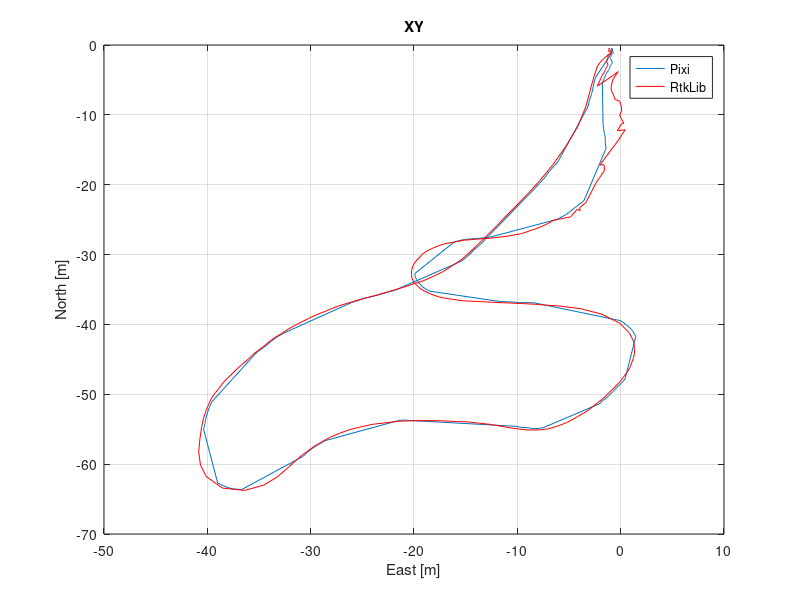
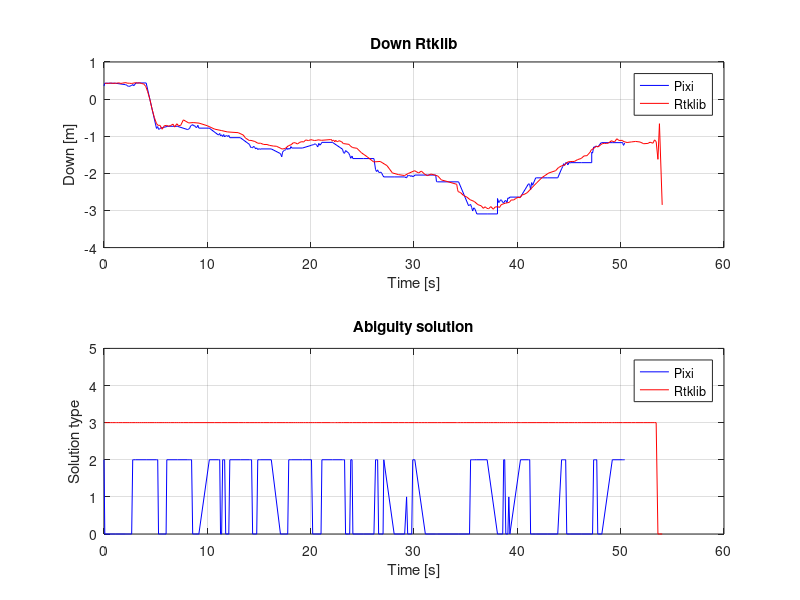
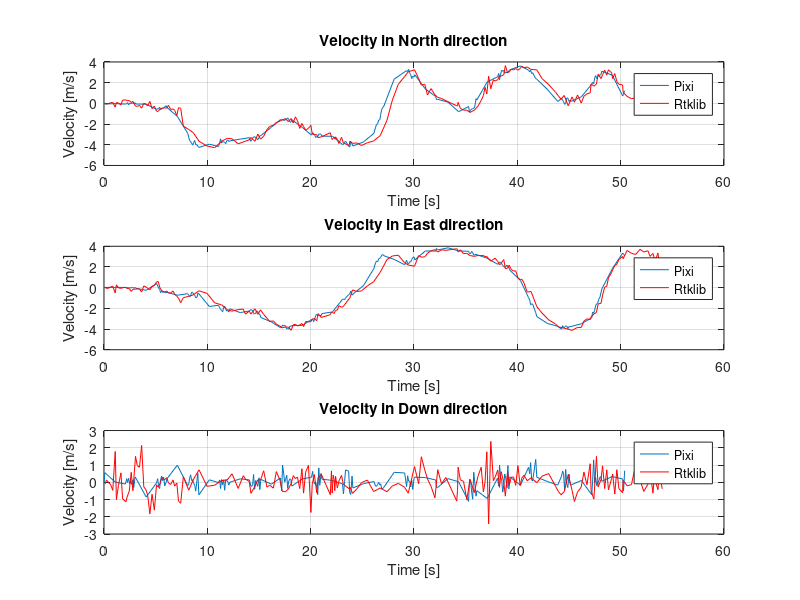
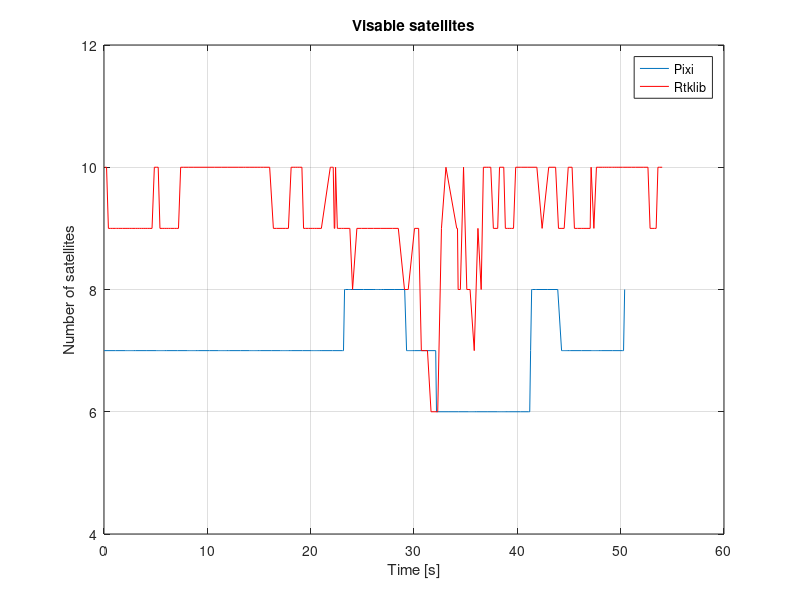

Write the MATLAB code that produced these figures, in order.
%piksi 22
%rtklib 23
close all;
clear;
load('log_folder/neptusLog/Springeoekt1/Data.mat')

len = length(RtkFix.src_ent);
TimeEnd = 190;
numberRTK = 0;
numberPIXI = 0;
%% Finding the number of RKT and PIXI
for i=1:len
    if RtkFix.src_ent(i) == 22
        numberPIXI = numberPIXI+1;
    elseif RtkFix.src_ent(i) == 23
        numberRTK = numberRTK +1;
    end
end
%% Initializing variables for RTK and PIXI

% RTK
timestamp_r = zeros(1,numberRTK);
src_r = zeros(1,numberRTK);
src_ent_r = zeros(1,numberRTK);
dst_r =zeros(1,numberRTK);
tow_r = zeros(1,numberRTK);
n_r = zeros(1,numberRTK);
e_r = zeros(1,numberRTK);
d_r = zeros(1,numberRTK);
v_n_r = zeros(1,numberRTK);
v_e_r = zeros(1,numberRTK);
v_d_r = zeros(1,numberRTK);
satellites_r = zeros(1,numberRTK);
iar_hyp_r = zeros(1,numberRTK);
iar_ratio_r = zeros(1,numberRTK);
type_r = zeros(1,numberRTK);

% PIXI
timestamp_p = zeros(1,numberPIXI);
src_p = zeros(1,numberPIXI);
src_ent_p = zeros(1,numberPIXI);
dst_p =zeros(1,numberPIXI);
tow_p = zeros(1,numberPIXI);
n_p = zeros(1,numberPIXI);
e_p = zeros(1,numberPIXI);
d_p = zeros(1,numberPIXI);
v_n_p = zeros(1,numberPIXI);
v_e_p = zeros(1,numberPIXI);
v_d_p = zeros(1,numberPIXI);
satellites_p = zeros(1,numberPIXI);
iar_hyp_p = zeros(1,numberPIXI);
iar_ratio_p = zeros(1,numberPIXI);
type_p = zeros(1,numberPIXI);
timeStart = RtkFix.timestamp(1);
%% Extracting PIXI and RTK
j = 1;%PIXI
k = 1;%RTK

for i=1:len
    if RtkFix.src_ent(i) == 22
        timestamp_p(j) = RtkFix.timestamp(i);
        src_p(j) = RtkFix.src(i);
        src_ent_p(j) = RtkFix.src_ent(i);
        dst_p(j) =RtkFix.dst(i);
        tow_p(j) = RtkFix.tow(i);
        n_p(j) = RtkFix.n(i);
        e_p(j) = RtkFix.e(i);
        d_p(j) = RtkFix.d(i);
        v_n_p(j) = RtkFix.v_n(i);
        v_e_p(j) =RtkFix.v_e(i);
        v_d_p(j) = RtkFix.v_d(i);
        satellites_p(j) =  RtkFix.satellites(i);
        iar_hyp_p(j) =  RtkFix.iar_hyp(i);
        iar_ratio_p(j) =  RtkFix.iar_ratio(i);
        if strcmp(RtkFix.type(i,1:2),'FI')
            type_p(k) = 3;
        elseif strcmp(RtkFix.type(i,1:2),'FL')
            type_p(k) = 2;
        elseif strcmp(RtkFix.type(i),'O')
            type_p(k) = 1;
        else
            type_p(k) = 0;
        end
        j = j+1;
    else
        timestamp_r(k) = RtkFix.timestamp(i);
        src_r(k) =  RtkFix.src(i);
        src_ent_r(k) =  RtkFix.src_ent(i);
        dst_r(k) = RtkFix.dst(i);
        tow_r(k) =  RtkFix.tow(i);
        n_r(k) =  RtkFix.n(i);
        e_r(k) =  RtkFix.e(i);
        d_r(k) =  RtkFix.d(i);
        v_n_r(k) =  RtkFix.v_n(i);
        v_e_r(k) =  RtkFix.v_e(i);
        v_d_r(k) =  RtkFix.v_d(i);
        satellites_r(k) =  RtkFix.satellites(i);
        iar_hyp_r(k) =  RtkFix.iar_hyp(i);
        iar_ratio_r(k) =  RtkFix.iar_ratio(i);
        if strcmp(RtkFix.type(i,1:2),'FI')
            type_r(k) = 3;
        elseif strcmp(RtkFix.type(i,1:2),'FL')
            type_r(k) = 2;
        elseif strcmp(RtkFix.type(i), 'O')
            type_r(k) = 1;
        else
            type_r(k) = 0;
        end
        k = k+1;
        
    end
        

end
%% Calculate velocity from position
nd_r = zeros(1,length(n_r)-1);
ed_r = zeros(1,length(n_r)-1);
dd_r = zeros(1,length(n_r)-1);
nd_p = zeros(1,length(n_p)-1);
ed_p = zeros(1,length(n_p)-1);
dd_p = zeros(1,length(n_p)-1);
for i = 1:length(n_r)-1
    nd_r(i) = (n_r(i+1)-n_r(i))/(timestamp_r(i+1)-timestamp_r(i));
    ed_r(i) = (e_r(i+1)-e_r(i))/(timestamp_r(i+1)-timestamp_r(i));
    dd_r(i) = (d_r(i+1)-d_r(i))/(timestamp_r(i+1)-timestamp_r(i));
end
for i = 1:length(n_p)-1
    nd_p(i) = (n_p(i+1)-n_p(i))/(timestamp_p(i+1)-timestamp_p(i));
    ed_p(i) = (e_p(i+1)-e_p(i))/(timestamp_p(i+1)-timestamp_p(i));
    dd_p(i) = (d_p(i+1)-d_p(i))/(timestamp_p(i+1)-timestamp_p(i));
end
%% Plot 
figure(1);
plot(e_p,n_p);
hold on;
plot(e_r,n_r,'r');
grid on;
title('XY'); 
xlabel('East [m]'); ylabel('North [m]');
legend('Pixi','RtkLib');

% figure(2);
% plot3(e_p,n_p,d_p);
% grid on;
% title('NED Piksi'); 
% xlabel('East [m]'); ylabel('North [m]'); zlabel('Down [m]');
% 
% figure(4);
% plot3(e_r,n_r,d_r);
% grid on;
% title('NED rtklib'); 
% xlabel('East [m]'); ylabel('North [m]'); zlabel('Down [m]');


figure(2);
subplot(2,1,1);
plot(timestamp_p(1:TimeEnd)-timeStart,d_p(1:TimeEnd),'b');
% grid on;
% title('Down Piksi'); 
% xlabel('Time [s]'); ylabel('Down [m]');

hold on;
plot(timestamp_r(1:TimeEnd)-timeStart,d_r(1:TimeEnd),'r');
grid on;
title('Down Rtklib');
legend('Pixi','Rtklib')
xlabel('Time [s]');
ylabel('Down [m]');

subplot(2,1,2)
plot(timestamp_p(1:TimeEnd)-timeStart,type_p(1:TimeEnd),'b');
hold on;
plot(timestamp_r(1:TimeEnd)-timeStart,type_r(1:TimeEnd),'r');
grid on;
title('Abiguity solution')
ylabel('Solution type')
xlabel('Time [s]');
legend('Pixi','Rtklib');
ylim([0 5]);

figure(3)
subplot(3,1,1)
plot(timestamp_p(1:TimeEnd)-timeStart,v_n_p(1:TimeEnd));
hold on;
grid on;
plot(timestamp_r(1:TimeEnd)-timeStart,v_n_r(1:TimeEnd),'r')
legend('Pixi','Rtklib');
title('Velocity in North direction');
ylabel('Velocity [m/s]')
xlabel('Time [s]');

subplot(3,1,2)
plot(timestamp_p(1:TimeEnd)-timeStart,v_e_p(1:TimeEnd));
hold on;
grid on;
plot(timestamp_r(1:TimeEnd)-timeStart,v_e_r(1:TimeEnd),'r')
% plot(timestamp_p(1:TimeEnd)-timeStart,ed_p(1:TimeEnd),'g');
% plot(timestamp_r(1:TimeEnd)-timeStart,ed_r(1:TimeEnd),'c')
legend('Pixi','Rtklib');
title('Velocity in East direction');
ylabel('Velocity [m/s]')
xlabel('Time [s]');

subplot(3,1,3)
plot(timestamp_p(1:TimeEnd)-timeStart,v_d_p(1:TimeEnd));
hold on;
grid on;
plot(timestamp_r(1:TimeEnd)-timeStart,v_d_r(1:TimeEnd),'r')
legend('Pixi','Rtklib');
title('Velocity in Down direction');
ylabel('Velocity [m/s]')
xlabel('Time [s]');

figure(4)
plot(timestamp_p(1:TimeEnd)-timeStart,satellites_p(1:TimeEnd));
hold on;
plot(timestamp_r(1:TimeEnd)-timeStart,satellites_r(1:TimeEnd),'r');
grid on;
title('Visable satellites')
xlabel('Time [s]');
ylabel('Number of satellites');
legend('Pixi','Rtklib');
ylim([4 12])